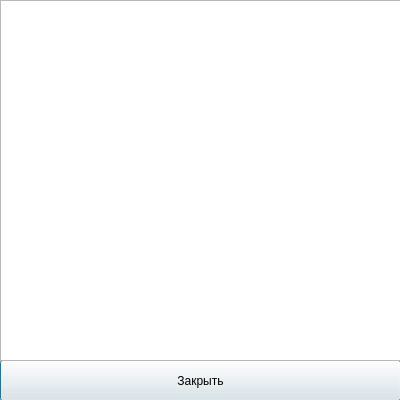
<?xml version="1.0" encoding="UTF-8"?>
<ui version="4.0">
 <class>ProjectMembersWindow</class>
 <widget class="QDialog" name="ProjectMembersWindow">
  <property name="geometry">
   <rect>
    <x>0</x>
    <y>0</y>
    <width>400</width>
    <height>400</height>
   </rect>
  </property>
  <property name="sizePolicy">
   <sizepolicy hsizetype="Fixed" vsizetype="Fixed">
    <horstretch>0</horstretch>
    <verstretch>0</verstretch>
   </sizepolicy>
  </property>
  <property name="windowTitle">
   <string>Dialog</string>
  </property>
  <widget class="QPushButton" name="closeButton">
   <property name="geometry">
    <rect>
     <x>0</x>
     <y>360</y>
     <width>401</width>
     <height>41</height>
    </rect>
   </property>
   <property name="text">
    <string>Закрыть</string>
   </property>
  </widget>
  <widget class="QTableView" name="members">
   <property name="geometry">
    <rect>
     <x>0</x>
     <y>0</y>
     <width>401</width>
     <height>361</height>
    </rect>
   </property>
   <property name="font">
    <font>
     <pointsize>14</pointsize>
    </font>
   </property>
   <property name="locale">
    <locale language="Russian" country="Russia"/>
   </property>
   <property name="selectionBehavior">
    <enum>QAbstractItemView::SelectRows</enum>
   </property>
   <property name="sortingEnabled">
    <bool>true</bool>
   </property>
  </widget>
 </widget>
 <resources/>
 <connections/>
</ui>
